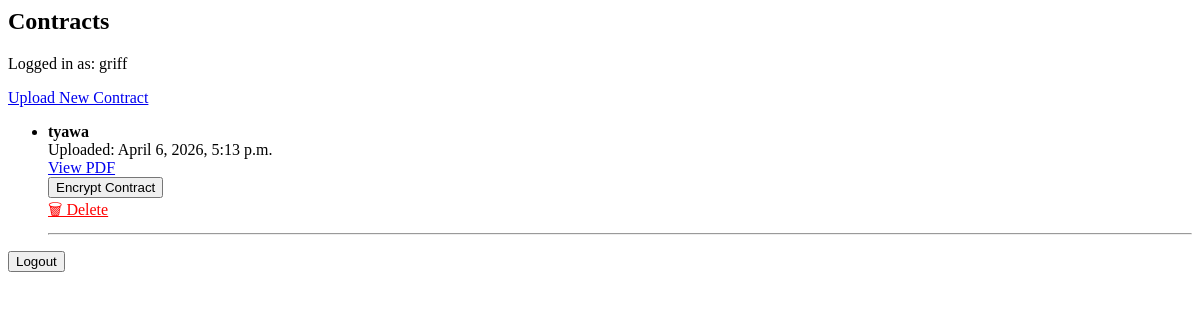
/contracts/ (signed in), run on an earlier commit of the app's database.
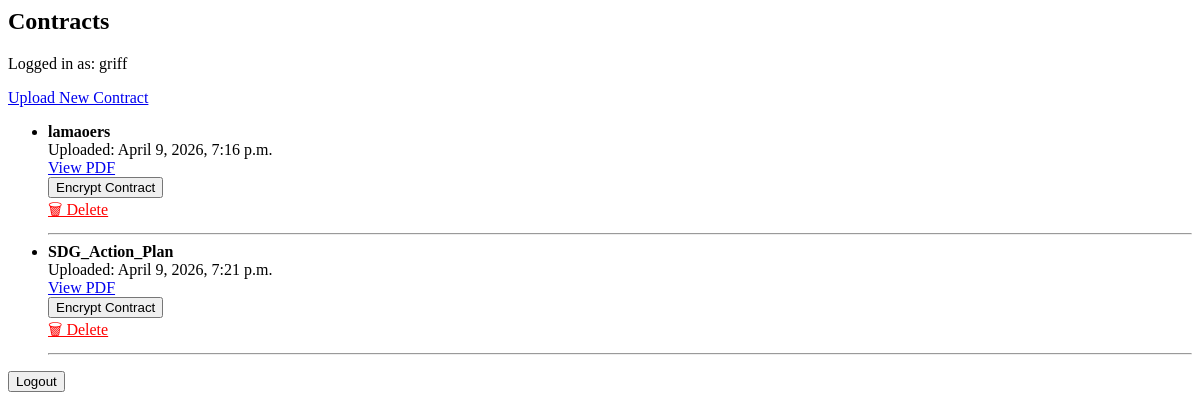
And on a later commit of the database.
### contracts/models.py (models this page shows, shortened)
class Contract(models.Model):
    title = models.CharField(max_length=255)
    file = models.FileField(upload_to='contracts/')
    fingerprint = models.CharField(max_length=64, blank=True)
    encrypted_cf = models.TextField(blank=True)
    aes_key = models.TextField(blank=True)
    aes_iv = models.TextField(blank=True)
    seal_image = models.ImageField(upload_to='seals/', blank=True, null=True)
    uploaded_at = models.DateTimeField(auto_now_add=True)

### contracts/views.py (the view)
# urls.py: path('contracts/', views.contract_list, name='contract_list'),
@login_required
def contract_list(request):
    contracts = Contract.objects.all()
    return render(request, 'list.html', {'contracts': contracts})

### contracts/templates/list.html (shortened to what this page needs)
<h2>Contracts</h2>
<p>Logged in as: {{ user.username }}</p>
<a href="/upload/">Upload New Contract</a>
<ul>
    {% for contract in contracts %}
        <li>
            <strong>{{ contract.title }}</strong><br>
            Uploaded: {{ contract.uploaded_at }}<br>
            <a href="{{ contract.file.url }}">View PDF</a><br>
            {% if contract.encrypted_cf %}
                <span>🔒 Encrypted</span><br>
                Fingerprint: {{ contract.fingerprint }}<br>
            {% else %}
                <form action="/encrypt/{{ contract.id }}/" method="post" style="display:inline;">
                    <button type="submit">Encrypt Contract</button>
                </form>
            {% endif %}
            {% if user.is_superuser %}
                <br>
                <a href="/delete/{{ contract.id }}/" style="color: red;">🗑 Delete</a>
            {% endif %}
        </li>
        <hr>
    {% endfor %}
</ul>
<form action="/accounts/logout/" method="post">
    <button type="submit">Logout</button>
</form>

What changed in the data, as far as the page shows it:
removed Contract: title "tyawa", uploaded_at "April 6, 2026, 5:13 p.m."
added Contract: title "lamaoers", uploaded_at "April 9, 2026, 7:16 p.m."
added Contract: title "SDG_Action_Plan", uploaded_at "April 9, 2026, 7:21 p.m."
